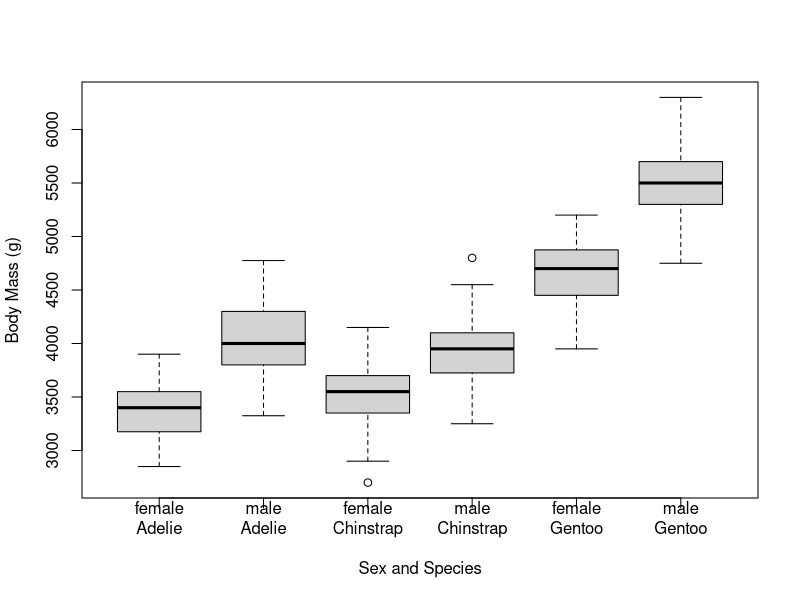
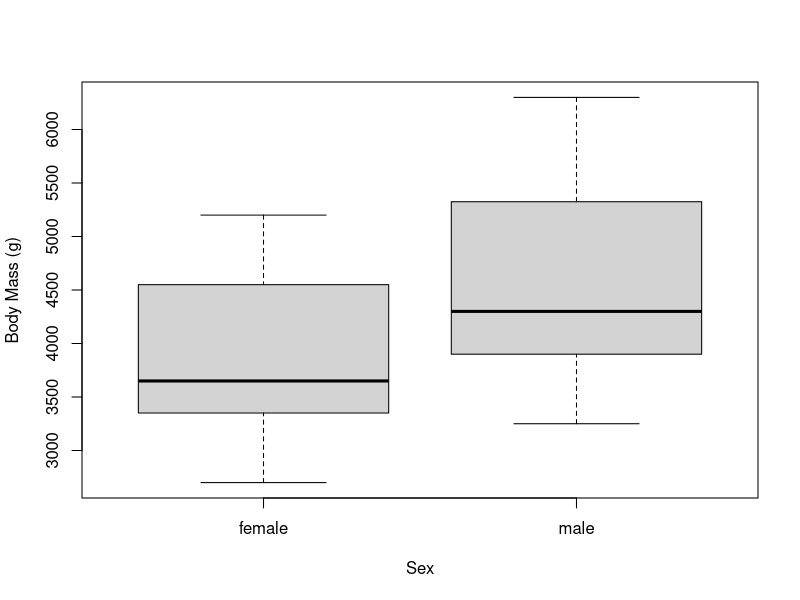
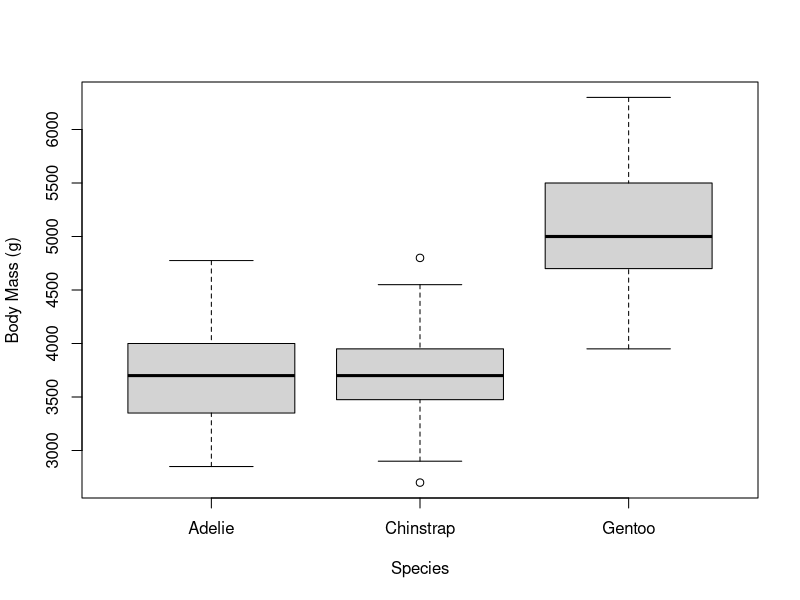

Reproduce these figures in R, in order.
## ---- chunk 1
knitr::opts_chunk$set(echo = TRUE)
## ---- chunk 2
require(palmerpenguins)
## ---- chunk 3
boxplot(body_mass_g ~ sex + species, 
        data = penguins,
        xlab =  "Sex and Species",
        ylab = "Body Mass (g)",
        names = c("female\nAdelie", "male\nAdelie", "female\nChinstrap", "male\nChinstrap", "female\nGentoo", "male\nGentoo"))
## ---- chunk 4
boxplot(body_mass_g ~ sex, 
        data = penguins,
        xlab =  "Sex",
        ylab = "Body Mass (g)"
        )
## ---- chunk 5
boxplot(body_mass_g ~ species, 
        data = penguins,
        xlab =  "Species",
        ylab = "Body Mass (g)"
        )
## ---- chunk 6
fit_both = lm(body_mass_g ~ sex * species, data = penguins)
## ---- chunk 7
summary(fit_both)
## ---- chunk 8
anova(fit_both)
## ---- chunk 9
aggregate(body_mass_g ~ sex+species, data = penguins, FUN = mean)
aggregate(body_mass_g ~ sex*species, data = penguins, FUN = mean)
